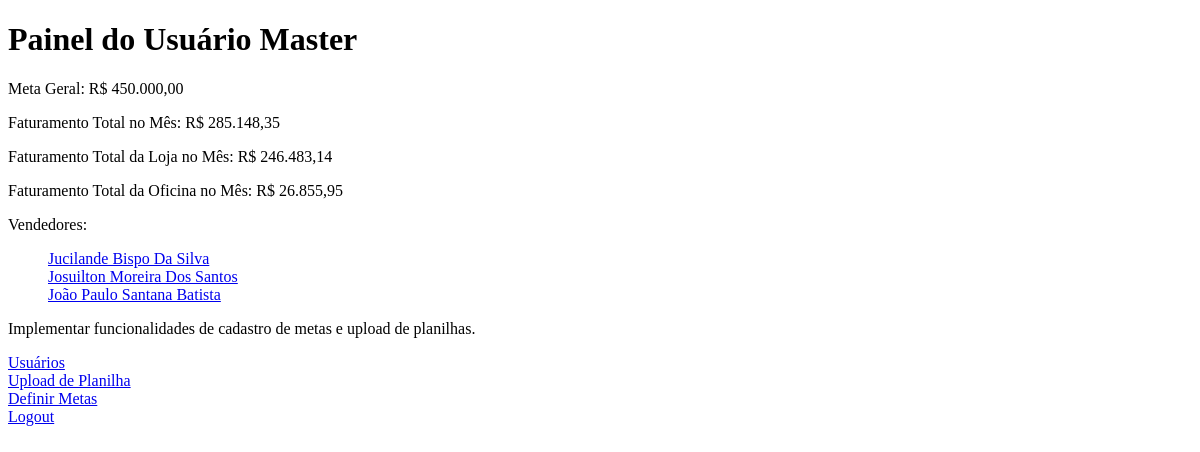
The page /dashboard (signed in) on the database its author committed.
### tables this page shows
CREATE TABLE GeneralGoals (
        id INTEGER PRIMARY KEY AUTOINCREMENT,
        goal REAL NOT NULL
    );

CREATE TABLE Users (
        id INTEGER PRIMARY KEY AUTOINCREMENT,
        username TEXT NOT NULL,
        password TEXT NOT NULL,
        name TEXT NOT NULL,  -- Nome completo do usuário
        role TEXT NOT NULL  -- 'seller' ou 'master'
    , branch TEXT DEFAULT 'Loja');

### modules/dashboards/__init__.py (the view)
@dashboards_bp.route('/dashboard', defaults={'seller_id': None})
@dashboards_bp.route('/dashboard/<int:seller_id>')
def dashboard(seller_id):
    if 'user_id' not in session:
        return redirect(url_for('users.login'))
    user_id = session['user_id']
    user_role = session['role']
    conn = get_db_connection()
    cursor = conn.cursor()
    if user_role == 'seller' or (user_role == 'master' and seller_id is None):
        seller_id = user_id
    cursor.execute('SELECT name, branch FROM Users WHERE id = ?', (seller_id,))
    user_info = cursor.fetchone()
    user_name = user_info['name']
    user_branch = user_info['branch']
    cursor.execute('''
        SELECT SUM(amount) AS total_seller_sales
        FROM Sales
        WHERE user_id = ?
        AND strftime('%m', date) = strftime('%m', 'now')
        AND strftime('%Y', date) = strftime('%Y', 'now')
    ''', (seller_id,))
    total_saleseller_s_row = cursor.fetchone()
    total_seller_sales = total_saleseller_s_row['total_seller_sales'] if total_saleseller_s_row and total_saleseller_s_row['total_seller_sales'] else 0
    cursor.execute('SELECT goal FROM IndividualGoals WHERE user_id = ?', (seller_id,))
    individual_goal_row = cursor.fetchone()
    individual_goal = individual_goal_row['goal'] if individual_goal_row else 0
    cursor.execute('''
        SELECT SUM(amount) AS total_branch_sales
        FROM Sales
        WHERE user_id IN (SELECT id FROM Users WHERE branch = ?)
        AND strftime('%m', date) = strftime('%m', 'now')
        AND strftime('%Y', date) = strftime('%Y', 'now')
    ''', (user_branch,))
    total_branch_sales_row = cursor.fetchone()
    total_branch_sales = total_branch_sales_row['total_branch_sales'] if total_branch_sales_row and total_branch_sales_row['total_branch_sales'] else 0
    cursor.execute('SELECT goal FROM GeneralGoals ORDER BY id DESC LIMIT 1')
    general_goal_row = cursor.fetchone()
    general_goal = float(general_goal_row['goal']) if general_goal_row else 0
    cursor.execute('''
        SELECT date, amount, order_number, id
        FROM Sales
        WHERE user_id = ?
        AND strftime('%m', date) = strftime('%m', 'now')
        AND strftime('%Y', date) = strftime('%Y', 'now')
        ORDER BY order_number DESC
    ''', (seller_id,))
    vendas = cursor.fetchall()
    individual_percentage = (total_seller_sales / individual_goal) * 100 if individual_goal else 0
    branch_percentage = (total_branch_sales / general_goal) * 100 if general_goal else 0
    if user_branch == 'Loja':
        commission_rate = 0.01
        bonus_rate = 0
        if total_seller_sales >= 225000:
            bonus_rate = 0.006
        elif total_seller_sales >= 170000:
            bonus_rate = 0.004
        elif total_seller_sales >= 130000:
            bonus_rate = 0.003
    elif user_branch == 'Oficina':
        bonus_rate = 0
        commission_rate = 0.005
        if total_branch_sales >= 500000:
            commission_rate = 0.01
    commission = total_seller_sales * commission_rate
    bonus = total_seller_sales * bonus_rate
    extra_total = commission + bonus
    if user_role == 'seller' or (user_role == 'master' and seller_id != user_id):
        conn.close()
        return render_template('seller_dashboard.html',
                               total_seller_sales=total_seller_sales,
                               total_branch_sales=total_branch_sales,
                               individual_percentage=individual_percentage,
                               branch_percentage=branch_percentage,
                               user_id=user_id,
                               user_name=user_name,
                               general_goal=general_goal,
                               vendas=vendas,
                               individual_goal=individual_goal,
                               commission=commission,
                               bonus=bonus,
                               extra_total=extra_total,
                               user_branch=user_branch,
                               user_role=user_role)
    elif user_role == 'master':
        cursor.execute('SELECT id, username, name FROM Users WHERE role = "seller"')
        sellers = cursor.fetchall()
        cursor.execute('''
            SELECT SUM(amount) AS total_sales
            FROM Sales
            WHERE strftime('%m', date) = strftime('%m', 'now')
            AND strftime('%Y', date) = strftime('%Y', 'now')
        ''')
        total_sales_row = cursor.fetchone()
        total_sales = total_sales_row['total_sales'] if total_sales_row and total_sales_row['total_sales'] else 0
        cursor.execute('''
            SELECT SUM(amount) AS total_store_sales
            FROM Sales
            WHERE user_id IN (SELECT id FROM Users WHERE branch = 'Loja')
            AND strftime('%m', date) = strftime('%m', 'now')
            AND strftime('%Y', date) = strftime('%Y', 'now')
        ''')
        total_store_sales_row = cursor.fetchone()
        total_store_sales = total_store_sales_row['total_store_sales'] if total_store_sales_row and total_store_sales_row['total_store_sales'] else 0
        cursor.execute('''
            SELECT SUM(amount) AS total_workshop_sales
            FROM Sales
            WHERE user_id IN (SELECT id FROM Users WHERE branch = 'Oficina')
            AND strftime('%m', date) = strftime('%m', 'now')
            AND strftime('%Y', date) = strftime('%Y', 'now')
        ''')
        total_workshop_sales_row = cursor.fetchone()
        total_workshop_sales = total_workshop_sales_row[
            'total_workshop_sales'] if total_workshop_sales_row and total_workshop_sales_row['total_workshop_sales'] else 0
        conn.close()
        return render_template('master_dashboard.html',
                               sellers=sellers,
                               general_goal=general_goal,
                               total_sales=total_sales,
                               total_store_sales=total_store_sales,
                               total_workshop_sales=total_workshop_sales,
                               user_role=user_role)

### modules/db.py (called while the page is built)
def get_db_connection():
    conn = sqlite3.connect('sales_tracking.db')
    conn.row_factory = sqlite3.Row
    return conn

### utils/text_utils.py (called while the page is built)
def format_currency(value):
    return f'R$ {value:,.2f}'.replace(',', 'X').replace('.', ',').replace('X', '.')

### templates/master_dashboard.html (shortened to what this page needs)
{% extends "base.html" %}
{% block content %}
<h1>Painel do Usuário Master</h1>
<p>Meta Geral: {{ general_goal | float | currency }}</p>
<p>Faturamento Total no Mês: {{ total_sales | float | currency }}</p>
<p>Faturamento Total da Loja no Mês: {{ total_store_sales | float | currency }}</p>
<p>Faturamento Total da Oficina no Mês: {{ total_workshop_sales | float | currency }}</p>
<p>Vendedores:</p>
<ul>
    {% for seller in sellers %}
        <a href="{{ url_for('dashboards.dashboard', seller_id=seller['id']) }}">{{ seller.name }}</a>
        <br>
    {% endfor %}
</ul>
<p>Implementar funcionalidades de cadastro de metas e upload de planilhas.</p>
<a href="{{ url_for('users.users') }}">Usuários</a><br>
<a href="{{ url_for('sales.upload') }}">Upload de Planilha</a><br>
<a href="{{ url_for('set_goals') }}">Definir Metas</a><br>
<a href="{{ url_for('users.logout') }}">Logout</a>
{% endblock %}

### rows shown on the page
GeneralGoals: goal "R$ 450.000,00"
Users: name "Jucilande Bispo Da Silva"
Users: name "Josuilton Moreira Dos Santos"
Users: name "João Paulo Santana Batista"

### other values the page prints
{{ total_sales | float | currency }} "R$ 285.148,35"
{{ total_store_sales | float | currency }} "R$ 246.483,14"
{{ total_workshop_sales | float | currency }} "R$ 26.855,95"
